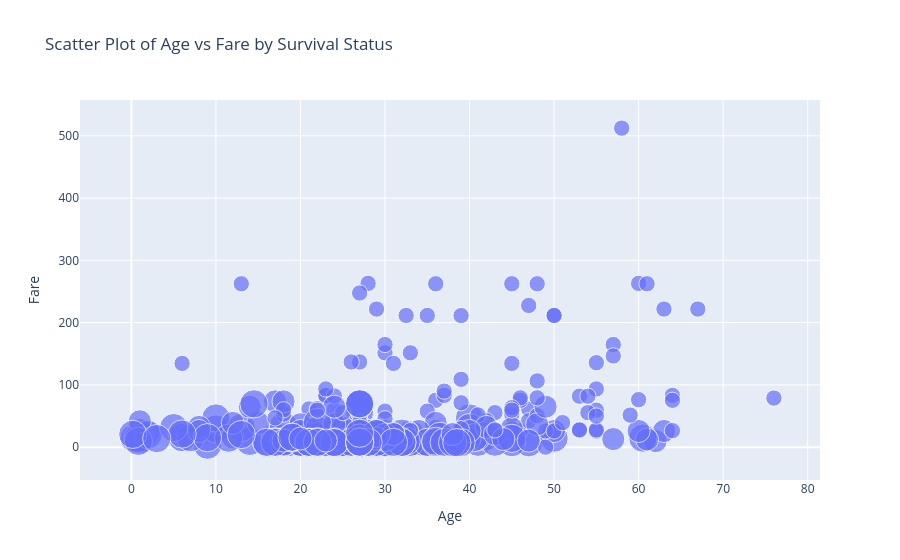

Here is the notebook cell this chart was saved with:
### Code cell
px.scatter(df, x="Age", y="Fare", size="Pclass", title="Scatter Plot of Age vs Fare by Survival Status")

### Figure 1 — Plotly figure (JSON) as saved in the notebook; plotly's stock layout.template omitted (floating-point values rounded to 4 significant figures; data arrays with more than 128 entries replaced by an {"elided": "..."} marker saying what was removed)
{"data": [{"hovertemplate": "Age=%{x}<br>Fare=%{y}<br>Pclass=%{marker.size}<extra></extra>", "legendgroup": "", "marker": {"color": "#636efa", "size": {"elided": "418 int values"}, "sizemode": "area", "sizeref": 0.0075, "symbol": "circle"}, "mode": "markers", "name": "", "orientation": "v", "showlegend": false, "type": "scatter", "x": {"elided": "418 float values"}, "xaxis": "x", "y": {"elided": "418 float values"}, "yaxis": "y"}], "layout": {"legend": {"itemsizing": "constant", "tracegroupgap": 0}, "title": {"text": "Scatter Plot of Age vs Fare by Survival Status"}, "xaxis": {"anchor": "y", "domain": [0, 1], "title": {"text": "Age"}}, "yaxis": {"anchor": "x", "domain": [0, 1], "title": {"text": "Fare"}}}}
